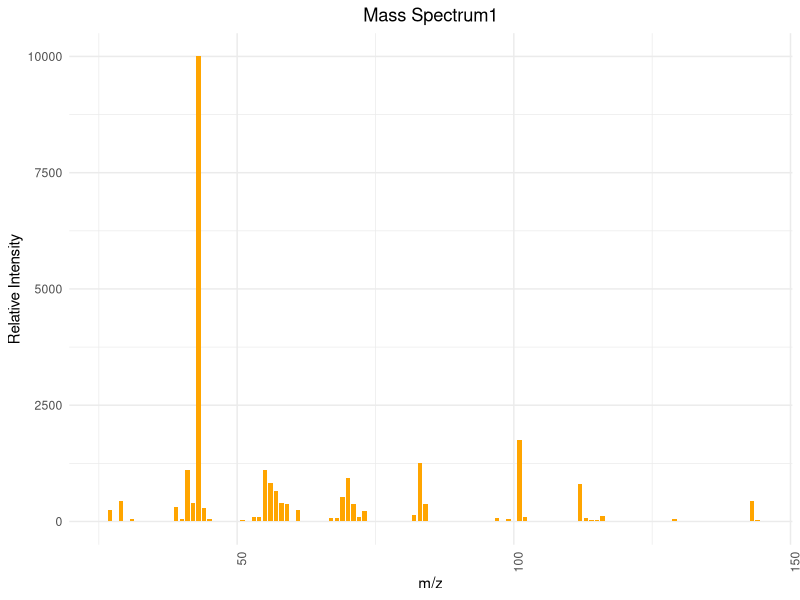
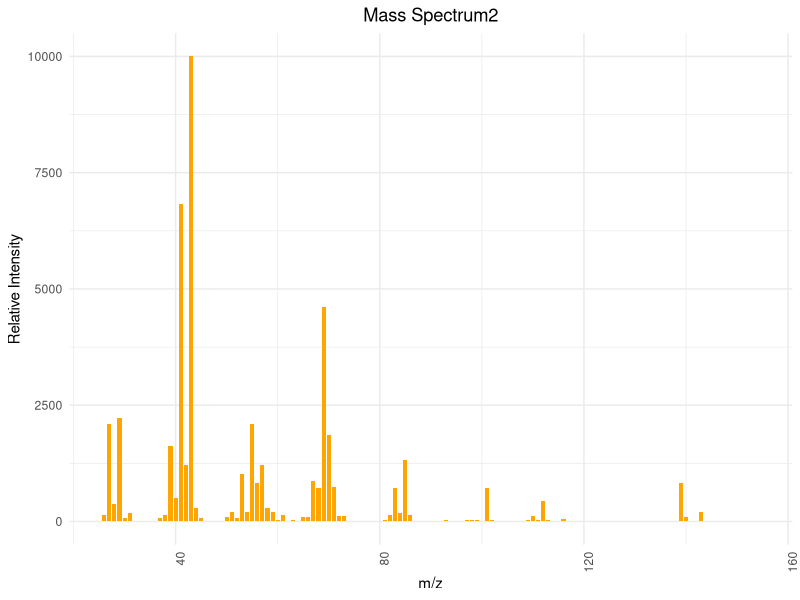
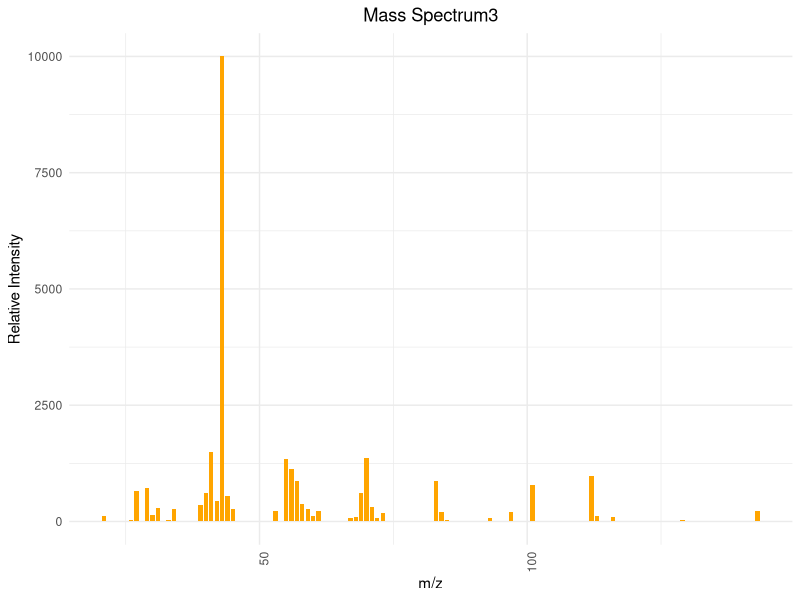
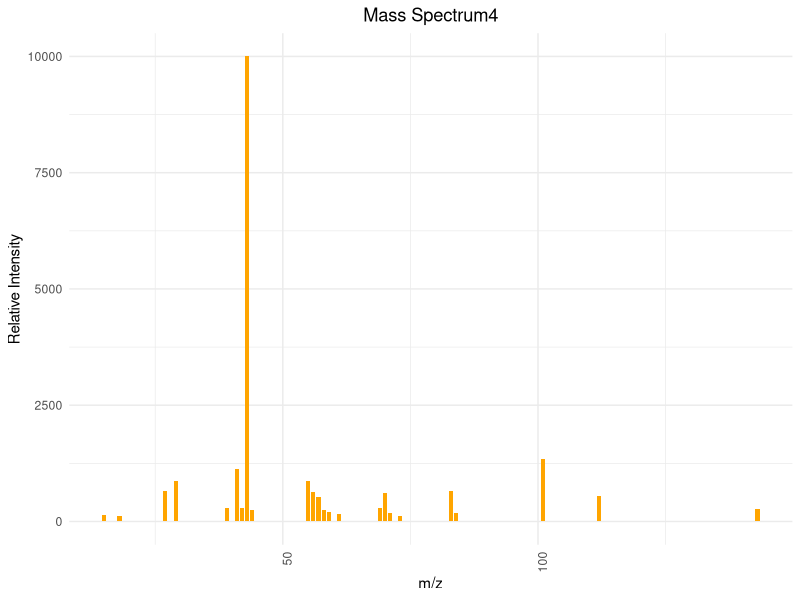

Source code (R) for these figures, in order:
## ---- chunk 1
# 安装并加载所需的包
library(ggplot2)

# 图1
mz1 <- c(26, 27, 29, 30, 31, 39, 40, 41, 42, 43, 44, 45, 50, 51, 52, 53, 54, 55, 56, 57, 58, 59, 60, 61, 65, 67, 68, 69, 70, 71, 72, 73, 82, 83, 84, 97, 99, 101, 102, 103, 112, 113, 114, 115, 116, 129, 143, 144)
intensity1 <- c(10, 250, 430, 10, 60, 320, 50, 1100, 390, 9999, 290, 60, 10, 30, 20, 100, 90, 1100, 820, 660, 400, 370, 20, 250, 20, 80, 80, 520, 940, 370, 90, 230, 130, 1260, 380, 70, 50, 1760, 100, 10, 810, 80, 30, 40, 120, 50, 440, 40)

data1 <- data.frame(mz1, intensity1)


ggplot(data1, aes(x=mz1, y=intensity1)) +
  geom_bar(stat="identity", fill="orange", width=0.8) + 
  theme_minimal() + 
  labs(title="Mass Spectrum1",
       x="m/z",
       y="Relative Intensity") + 
  theme(axis.text.x = element_text(angle = 90, hjust = 1), plot.title = element_text(hjust = 0.5))  

# 图2
mz2 <- c(26, 27, 28, 29, 30, 31, 37, 38, 39, 40, 41, 42, 43, 44, 45, 50, 51, 52, 53, 54, 55, 56, 57, 58, 59, 60, 61, 62, 63, 65, 66, 67, 68, 69, 70, 71, 72, 73, 81, 82, 83, 84, 85, 86, 93, 97, 98, 99, 101, 102, 109, 110, 111, 112, 113, 116, 129, 139, 140, 143, 144, 154)
intensity2 <- c(130, 2100, 380, 2220, 70, 180, 80, 150, 1630, 500, 6830, 1220, 9999, 300, 80, 90, 200, 80, 1020, 210, 2090, 830, 1210, 300, 210, 30, 150, 20, 40, 100, 100, 870, 710, 4620, 1850, 750, 120, 120, 40, 130, 710, 190, 1330, 130, 30, 40, 30, 30, 710, 40, 30, 110, 40, 450, 30, 50, 10, 820, 90, 210, 20, 10)

data2 <- data.frame(mz2, intensity2)

ggplot(data2, aes(x=mz2, y=intensity2)) +
  geom_bar(stat="identity", fill="orange", width=0.8) + 
  theme_minimal() + 
  labs(title="Mass Spectrum2",
       x="m/z",
       y="Relative Intensity") + 
  theme(axis.text.x = element_text(angle = 90, hjust = 1), plot.title = element_text(hjust = 0.5))  

# 图3
mz3 <- c(21, 26, 27, 28, 29, 30, 31, 32, 33, 34, 36, 39, 40, 41, 42, 43, 44, 45, 53, 55, 56, 57, 58, 59, 60, 61, 67, 68, 69, 70, 71, 72, 73, 83, 84, 85, 93, 97, 101, 112, 113, 116, 129, 143)
intensity3 <- c(120, 40, 650, 10, 730, 150, 300, 10, 30, 260, 10, 350, 620, 1500, 450, 9999, 550, 270, 230, 1350, 1120, 870, 380, 270, 120, 230, 70, 100, 620, 1370, 310, 80, 190, 860, 210, 40, 70, 210, 790, 980, 120, 100, 40, 220)

data3 <- data.frame(mz3, intensity3)

ggplot(data3, aes(x=mz3, y=intensity3)) +
  geom_bar(stat="identity", fill="orange", width=0.8) + 
  theme_minimal() + 
  labs(title="Mass Spectrum3",
       x="m/z",
       y="Relative Intensity") + 
  theme(axis.text.x = element_text(angle = 90, hjust = 1), plot.title = element_text(hjust = 0.5)) 

# 图4
mz4 <- c(15, 18, 27, 29, 39, 41, 42, 43, 44, 55, 56, 57, 58, 59, 61, 69, 70, 71, 73, 83, 84, 101, 112, 143)
intensity4 <- c(150, 110, 650, 860, 300, 1120, 290, 9999, 250, 860, 630, 530, 250, 210, 160, 280, 610, 190, 120, 660, 180, 1350, 540, 260)

data4 <- data.frame(mz4, intensity4)

ggplot(data4, aes(x=mz4, y=intensity4)) +
  geom_bar(stat="identity", fill="orange", width=0.8) + 
  theme_minimal() + 
  labs(title="Mass Spectrum4",
       x="m/z",
       y="Relative Intensity") + 
  theme(axis.text.x = element_text(angle = 90, hjust = 1), plot.title = element_text(hjust = 0.5)) 
